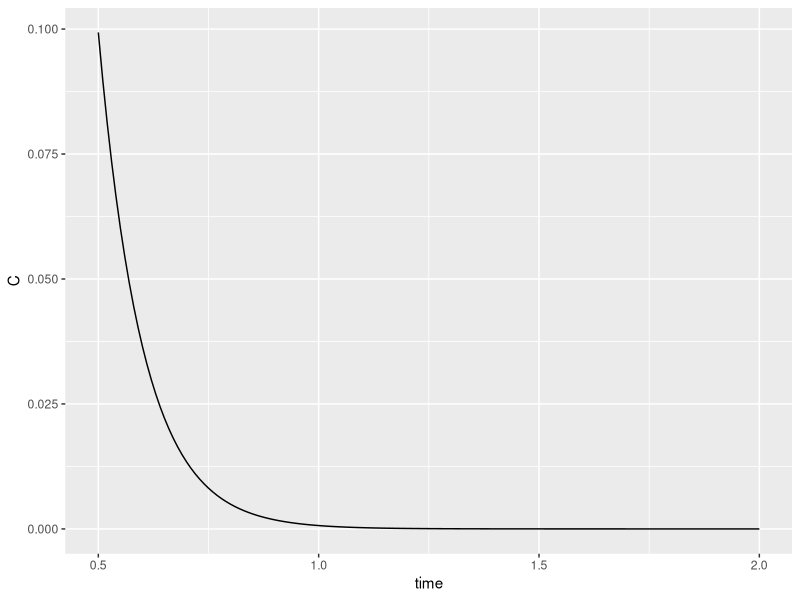
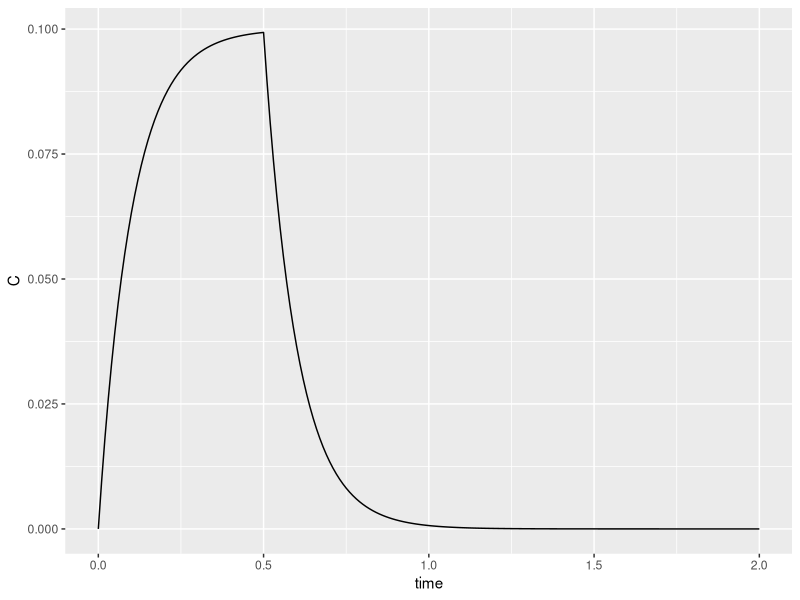

These figures' R source, in order:
#Load packages
library(lattice)
library(tidyverse)
library(deSolve)



#Clear out the workspace
rm(list=ls())


#Specify deSolve Model
model <- function(time, inits, theta) {
  #Inputs:
  #time: vector of times to be included in output
  #y --> list of initial conditions
  #parms --> list of model parameters
  
  with(as.list(c(inits,theta)), {  #"with" get the named contents of y and theta and lets them be used inside the {}  
    
    CL = Ke*V
    
    
    #Model equation
    dC <- (I - CL*C)/V
    
    
    #return list of derivatives
    list( c(dC))
  })
}


# Infuse for 30 minutes
#Set initial conditions
#IMPORTANT: the variable in your initial condition list must have exactly the same name as the variable in your model
inits <- c(C =0 )   

#Make a named list of model parameters
theta <- c(I = 5,   #mg/hr
           V = 5,   #L
           Ke = 10)  #/hr  #list of parameters

#Simulation time
tlast = 0.5 ; #hr

times <- seq(0, tlast, 0.01)

#Simulate
X <- ode(inits, times, model, theta)

#convert results to a dataframe to make plotting easier
X = data.frame(X)

#Turn off infusion for 1.5 minutes
#Set Infusion to 0 
theta["I"]=0

#Set initial condition to the final row (tail) of the previous dataframe
inits <- c(C =   tail(X$C, n=1)  ) 

times <- seq(0, 1.5, 0.01)

#Simulate
X2 <- ode(inits, times, model, theta)

X2 = data.frame(X2)

#Shift X2 to the right by half an hour
X2$time = X2$time + 0.5

ggplot(X2) + geom_path(mapping = aes(x=time, y = C)) + xlab("time") + ylab("C")


#Combine first 30 minutes and last 90 minutes into one data frame

xall = rbind(X, X2)
ggplot(xall) + geom_path(mapping = aes(x=time, y = C)) + xlab("time") + ylab("C")
